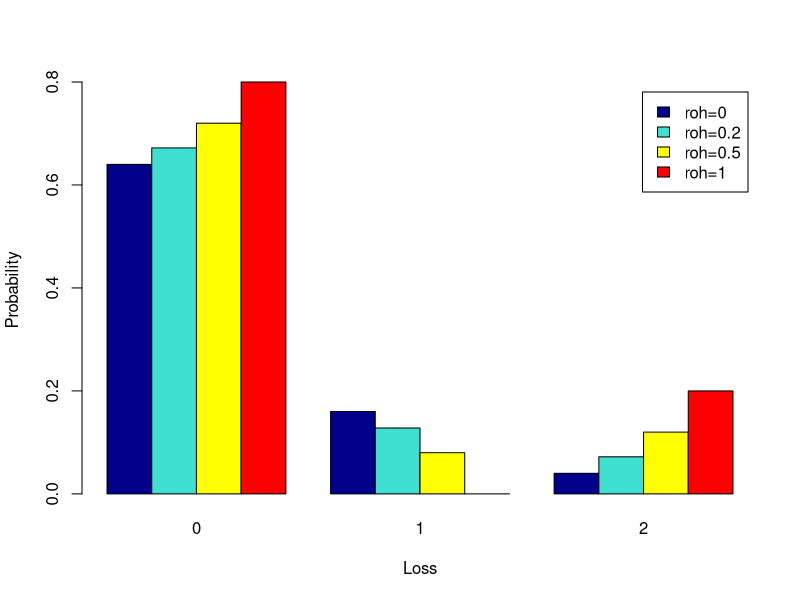

The R source for this figure:
# Close all plots and clear variables
graphics.off()
rm(list = ls(all = TRUE))

# Plots of correlation dependence in discrete case

L     = c(0, 1, 2)
PD    = 0.2
RHO   = c(0, 0.2, 0.5, 1)
PL012 = c()

for (i in 1:length(RHO)) {
    rho   = RHO[i]
    PL2   = rho * (1 - PD) * PD + PD^2
    PL1   = PD * (1 - PD) * (1 - rho)
    PL0   = (1 - PD) - PD * (1 - PD) * (1 - rho)
    PL012 = cbind(PL012, c(PL0, PL1, PL2))
}

barplot(height = t(PL012), beside = TRUE, names.arg = c(0, 1, 2), col = c("dark blue", 
    "turquoise ", "yellow", "red"), xlab = "Loss", ylab = "Probability", legend.text = c("roh=0", 
    "roh=0.2", "roh=0.5", "roh=1")) 
